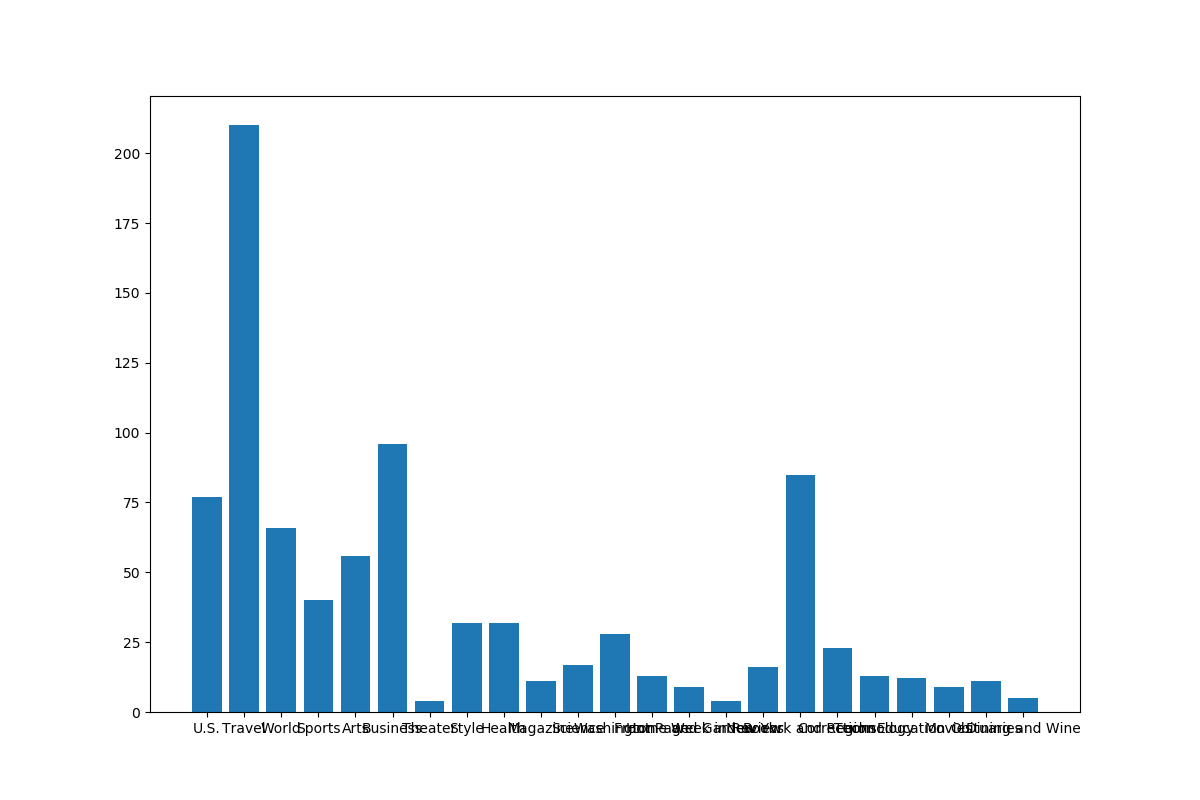

This chart was generated by the following Python code:
from matplotlib import pyplot as plt
import pickle
import math

with open("attr.pkl", "rb") as f:
    attrList = pickle.load(f)

# Histogram

# tags

tagMap = {}
tagList = []
tagNum = []

for i in attrList:
    tags = i["tags"]
    for j in tags:
        if not j in tagMap:
            tagMap[j] = len(tagList)
            tagList.append(j)
            tagNum.append(0)
        tagNum[tagMap[j]] += 1

plt.figure(0)
plt.figure(figsize = (12, 8))
plt.bar(tagList, tagNum)
plt.savefig("tags.png")
plt.close(0)

